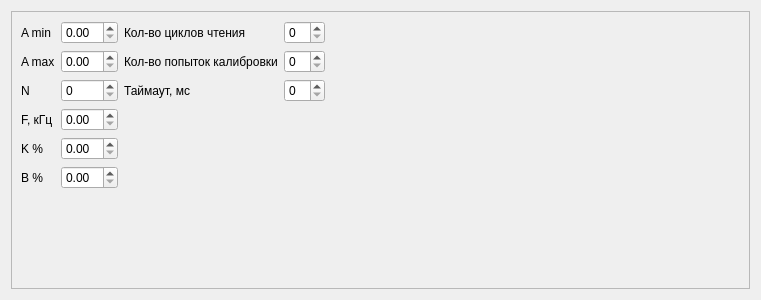
<?xml version="1.0" encoding="UTF-8"?>
<ui version="4.0">
 <class>Calibration_param</class>
 <widget class="QWidget" name="Calibration_param">
  <property name="geometry">
   <rect>
    <x>0</x>
    <y>0</y>
    <width>761</width>
    <height>300</height>
   </rect>
  </property>
  <property name="windowTitle">
   <string>Form</string>
  </property>
  <layout class="QVBoxLayout" name="verticalLayout">
   <item>
    <widget class="QFrame" name="frame">
     <property name="frameShape">
      <enum>QFrame::StyledPanel</enum>
     </property>
     <property name="frameShadow">
      <enum>QFrame::Raised</enum>
     </property>
     <layout class="QVBoxLayout" name="verticalLayout_2">
      <item>
       <layout class="QHBoxLayout" name="horizontalLayout">
        <item>
         <layout class="QGridLayout" name="gridLayout">
          <item row="4" column="0">
           <widget class="QLabel" name="label_5">
            <property name="sizePolicy">
             <sizepolicy hsizetype="Fixed" vsizetype="Preferred">
              <horstretch>0</horstretch>
              <verstretch>0</verstretch>
             </sizepolicy>
            </property>
            <property name="text">
             <string>K %</string>
            </property>
           </widget>
          </item>
          <item row="3" column="0">
           <widget class="QLabel" name="label_4">
            <property name="sizePolicy">
             <sizepolicy hsizetype="Fixed" vsizetype="Preferred">
              <horstretch>0</horstretch>
              <verstretch>0</verstretch>
             </sizepolicy>
            </property>
            <property name="text">
             <string>F, кГц</string>
            </property>
           </widget>
          </item>
          <item row="2" column="0">
           <widget class="QLabel" name="label_3">
            <property name="sizePolicy">
             <sizepolicy hsizetype="Fixed" vsizetype="Preferred">
              <horstretch>0</horstretch>
              <verstretch>0</verstretch>
             </sizepolicy>
            </property>
            <property name="text">
             <string>N</string>
            </property>
           </widget>
          </item>
          <item row="6" column="0">
           <widget class="QLabel" name="label_6">
            <property name="sizePolicy">
             <sizepolicy hsizetype="Fixed" vsizetype="Preferred">
              <horstretch>0</horstretch>
              <verstretch>0</verstretch>
             </sizepolicy>
            </property>
            <property name="text">
             <string>B %</string>
            </property>
           </widget>
          </item>
          <item row="2" column="1">
           <widget class="QSpinBox" name="sb_N"/>
          </item>
          <item row="3" column="1">
           <widget class="QDoubleSpinBox" name="dsb_F"/>
          </item>
          <item row="0" column="2">
           <widget class="QLabel" name="label_7">
            <property name="text">
             <string>Кол-во циклов чтения</string>
            </property>
           </widget>
          </item>
          <item row="1" column="1">
           <widget class="QDoubleSpinBox" name="dsb_A_max"/>
          </item>
          <item row="4" column="1">
           <widget class="QDoubleSpinBox" name="dsb_K"/>
          </item>
          <item row="0" column="0">
           <widget class="QLabel" name="label">
            <property name="sizePolicy">
             <sizepolicy hsizetype="Fixed" vsizetype="Preferred">
              <horstretch>0</horstretch>
              <verstretch>0</verstretch>
             </sizepolicy>
            </property>
            <property name="text">
             <string>A min</string>
            </property>
           </widget>
          </item>
          <item row="1" column="0">
           <widget class="QLabel" name="label_2">
            <property name="sizePolicy">
             <sizepolicy hsizetype="Fixed" vsizetype="Preferred">
              <horstretch>0</horstretch>
              <verstretch>0</verstretch>
             </sizepolicy>
            </property>
            <property name="text">
             <string>A max</string>
            </property>
           </widget>
          </item>
          <item row="0" column="1">
           <widget class="QDoubleSpinBox" name="dsb_A_min"/>
          </item>
          <item row="6" column="1">
           <widget class="QDoubleSpinBox" name="dsb_B"/>
          </item>
          <item row="0" column="3">
           <widget class="QSpinBox" name="sb_max_cnt_read"/>
          </item>
          <item row="1" column="2">
           <widget class="QLabel" name="label_8">
            <property name="text">
             <string>Кол-во попыток калибровки</string>
            </property>
           </widget>
          </item>
          <item row="1" column="3">
           <widget class="QSpinBox" name="sb_max_cnt_calib"/>
          </item>
          <item row="2" column="2">
           <widget class="QLabel" name="label_9">
            <property name="text">
             <string>Таймаут, мс</string>
            </property>
           </widget>
          </item>
          <item row="2" column="3">
           <widget class="QSpinBox" name="sb_timeout"/>
          </item>
         </layout>
        </item>
        <item>
         <spacer name="horizontalSpacer">
          <property name="orientation">
           <enum>Qt::Horizontal</enum>
          </property>
          <property name="sizeHint" stdset="0">
           <size>
            <width>40</width>
            <height>20</height>
           </size>
          </property>
         </spacer>
        </item>
       </layout>
      </item>
      <item>
       <spacer name="verticalSpacer">
        <property name="orientation">
         <enum>Qt::Vertical</enum>
        </property>
        <property name="sizeHint" stdset="0">
         <size>
          <width>20</width>
          <height>40</height>
         </size>
        </property>
       </spacer>
      </item>
     </layout>
    </widget>
   </item>
  </layout>
 </widget>
 <tabstops>
  <tabstop>dsb_A_min</tabstop>
  <tabstop>dsb_A_max</tabstop>
  <tabstop>sb_N</tabstop>
  <tabstop>dsb_F</tabstop>
  <tabstop>dsb_K</tabstop>
  <tabstop>dsb_B</tabstop>
 </tabstops>
 <resources/>
 <connections/>
</ui>
